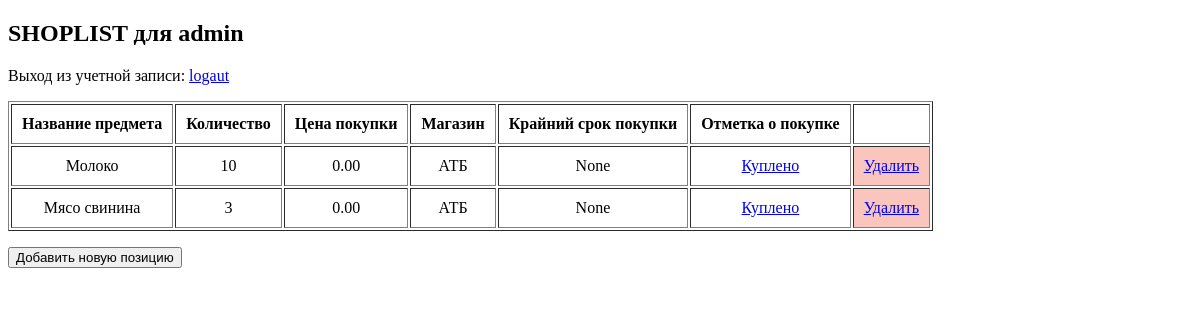
/shop_list/slist (signed in), run on an earlier commit of the app's database.
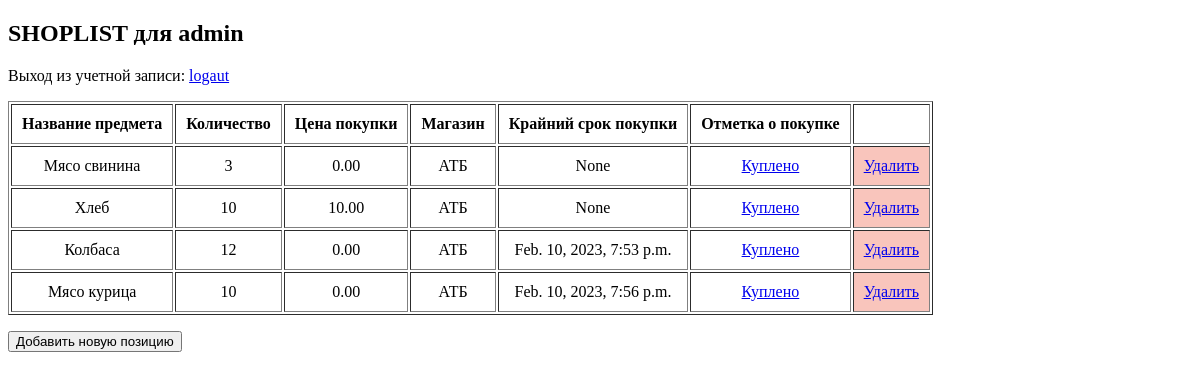
And on a later commit of the database.
### sl_app/models.py (models this page shows)
class Shop_list(models.Model):
    list_id = models.TextField()
    item_id = models.ForeignKey("Item", on_delete=models.CASCADE)
    quantity = models.IntegerField()
    price = models.DecimalField(decimal_places=2, null=True, max_digits=20)
    status = models.TextField(default='нужно купить')
    buy_date = models.DateTimeField(auto_now=True)

### sl_app/views.py (the view)
# urls.py: path('slist', views.slist, name='slist'),
def slist(request):
    if request.method == 'GET':
        lst = User_to_list.objects.get(user_id=1).list_id
        sql = '''
                select * from sl_app_shop_list
                join sl_app_item
                on sl_app_shop_list.item_id_id = sl_app_item.id
                join sl_app_malllist
                on sl_app_malllist.id = sl_app_item.shop_id_id
                where sl_app_shop_list.list_id = %s
                and sl_app_shop_list.status = "нужно купить";
                '''
        shoplst = Shop_list.objects.raw(sql, [str(lst), ])
        current_user = User.objects.get(username=request.user.username)
        print(current_user)
        template = loader.get_template('shop_list.html')
        context = {
            'shoplst': shoplst,
            'current_user': current_user
        }
        return HttpResponse(template.render(context, request))

### sl_app/templates/shop_list.html (shortened to what this page needs)
<!DOCTYPE html>
<html lang="en">
<head>
</head>
<body>
<div class="container">
    <h2>SHOPLIST для  {{ current_user }}</h2>
    <p>Выход из учетной записи:  <a href="/user/logaut">logaut</a></p>
    <table border="1">
        <tr>
            <th>Название предмета</th>
            <th>Количество</th>
            <th>Цена покупки</th>
            <th>Магазин</th>
            <th>Крайний срок покупки</th>
            <th>Отметка о покупке </th>
            <th></th>
        </tr>
        {% for x in shoplst %}
        <tr>
            <td>{{ x.name_item }}</td>
            <td>{{ x.quantity }}</td>
            <td>{{ x.price }}</td>
            <td>{{ x.name_mall }}</td>
            <td>{{ x.buy_date }}</td>
            <td><a href="/shop_list/<{{ x.id }},{{ x.name_item }}>/buy">Куплено</a></td>
            <td class="del"><a href="/shop_list/<{{ x.id }}>/del_from_list">Удалить</a></td>
        </tr>
        {% endfor %}
    </table>
    <p> <button type="submit" onclick="location.href='{% url 'add_to_list' %}'" name='add_to_list'>Добавить новую позицию</button>
    </p>
</div>
</body>
</html>

### sl_app/templates/shop_list.html (style rules this page uses)
table { text-align: center; }
td, th { padding: 10px; }
td.del { text-align: center; background-color: #F9C5BC; }

What changed in the data, as far as the page shows it:
no longer on this page (row edited): Shop_list: name_item "Молоко", quantity "10", price "0.00", name_mall "АТБ", buy_date "None"
now on this page (row edited): Shop_list: name_item "Хлеб", quantity "10", price "10.00", name_mall "АТБ", buy_date "None"
added Shop_list: name_item "Колбаса", quantity "12", price "0.00", name_mall "АТБ", buy_date "Feb. 10, 2023, 7:53 p.m."
added Shop_list: name_item "Мясо курица", quantity "10", price "0.00", name_mall "АТБ", buy_date "Feb. 10, 2023, 7:56 p.m."
